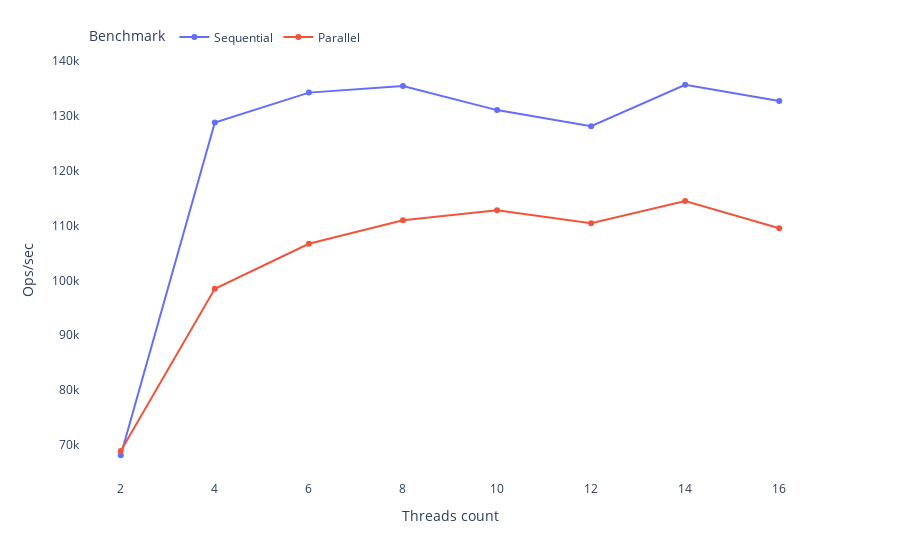

The notebook cell this image was saved under:
### Markdown cell above
## 1000 items

### Code cell
items = 1000
chart = create_chart(scores.loc[scores['size']==items])
write_chart(chart,profile,f'{benchmark}-{items}')
chart

### Figure 1 — Plotly figure (JSON) as saved in the notebook; plotly's stock layout.template omitted (floating-point values rounded to 4 significant figures)
{"data": [{"hovertemplate": "Benchmark=Sequential<br>Threads count=%{x}<br>Ops/sec=%{y}<extra></extra>", "legendgroup": "Sequential", "line": {"color": "#636efa", "dash": "solid"}, "marker": {"symbol": "circle"}, "mode": "lines+markers", "name": "Sequential", "orientation": "v", "showlegend": true, "type": "scatter", "x": [2, 4, 6, 8, 10, 12, 14, 16], "xaxis": "x", "y": [68120.0, 128800.0, 134200.0, 135400.0, 131100.0, 128100.0, 135700.0, 132700.0], "yaxis": "y"}, {"hovertemplate": "Benchmark=Parallel<br>Threads count=%{x}<br>Ops/sec=%{y}<extra></extra>", "legendgroup": "Parallel", "line": {"color": "#EF553B", "dash": "solid"}, "marker": {"symbol": "circle"}, "mode": "lines+markers", "name": "Parallel", "orientation": "v", "showlegend": true, "type": "scatter", "x": [2, 4, 6, 8, 10, 12, 14, 16], "xaxis": "x", "y": [68900.0, 98460.0, 106700.0, 111000.0, 112800.0, 110400.0, 114500.0, 109500.0], "yaxis": "y"}], "layout": {"autosize": true, "legend": {"orientation": "h", "title": {"text": "Benchmark"}, "tracegroupgap": 0, "x": 0.01, "xanchor": "left", "y": 1.02, "yanchor": "bottom"}, "margin": {"t": 60}, "plot_bgcolor": "rgba(0, 0, 0, 0)", "xaxis": {"anchor": "y", "autorange": true, "domain": [0, 1], "dtick": 2, "range": [1.162, 16.84], "tick0": 2, "title": {"text": "Threads count"}, "type": "linear"}, "yaxis": {"anchor": "x", "autorange": true, "domain": [0, 1], "range": [62890.0, 140900.0], "title": {"text": "Ops/sec"}, "type": "linear"}}}
